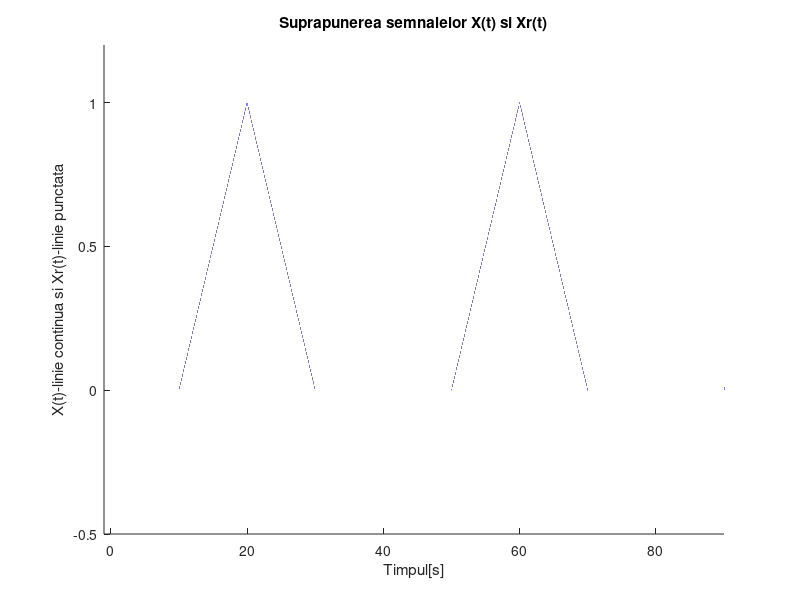
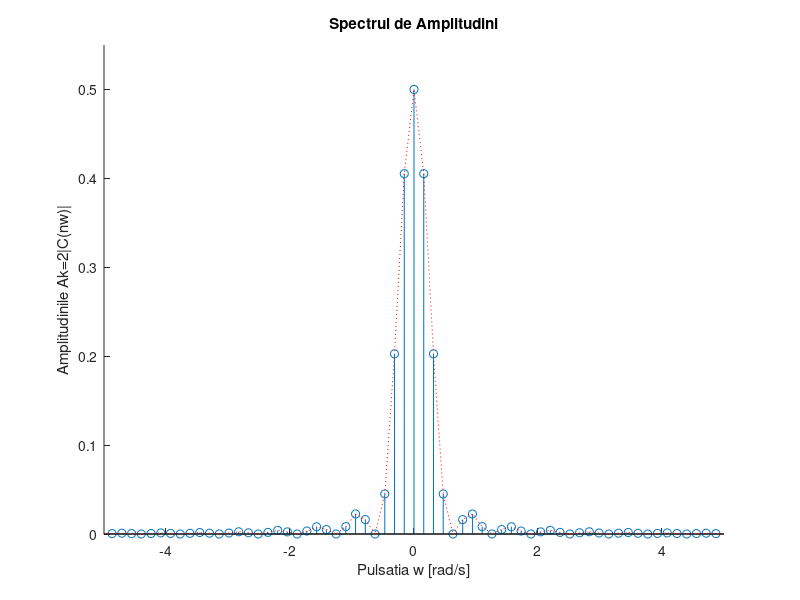

Reproduce these figures in MATLAB, in order.
clc 
T=40;
f=1/T;
w=2*pi*f;
t = 0:0.0001:12*T;
N=50;
C = zeros(1,2*N+1);
x=(sawtooth(w*t,0.5)+abs(sawtooth(w*t,0.5)))/2;
%semnal triunghiular simetric monoredresat de perioada pricipala T=48s 
for n = -N:N
    C(n+N+1) = 1/T * integral(@(t)(1/2*sawtooth(w*t,0.5)+1/2*abs(sawtooth(w*t,0.5))).*exp(-1j*n*w*t),0,T) ;
    %calculul propriu-zis al coeficientiilor cu formula analitica
    re = real(C(n+N+1));
    im = imag(C(n+N+1));
    if abs(re)<10^-10
        re = 0;
     end
    if abs(im)<10^-10
        im = 0;
    end
    %daca partea reala sau imaginara a unui coeficient este extrem de mica
    %atunci o voi neglija
    C(n+N+1) = re+1j*im ;
    %ca index intr-un vector nu pot avea valori negative de aceea indexul
    %fiecarui element din vector este cu 51 mai mare ca indexul teoretic ai
    %coeficientului, exemplu:C(-50)|teoretic=C(1)|in program, insa acest
    %lucru nu modifica valorile coeficientiilor si functionalitatea
    %programului
end
xr = 0;
for n = -N:N
    xr = xr + C(n+N+1)*exp(1j*n*w*t) ;
end
%am recostruit semnalul initial
figure(1);
hold on
plot(t,real(xr),':r',t,imag(xr),':r');%reprezentarea semnalului reconstruit
plot(t,x);%reprezentarea semnalului initial
axis([-1 90 -0.5 1.2])%delimitarea axelor de coordonate
xlabel('Timpul[s]');
ylabel('X(t)-linie continua si Xr(t)-linie punctata');
title('Suprapunerea semnalelor X(t) si Xr(t)')
%semnalul triunghiular se poate aproxima cu mai putine componente
% si astfel diferenta dintre x si xr este aproape inexistenta
hold off
%prin hold on/off pot reprezenta mai multe grafice in acelasi figura
figure(2);
hold on
stem((-N:N)*w,2*abs(C));
%functia stem este utilizata pentru reprezentarea functilor sau a
%seturi de date cu valori discrete
plot((-N:N)*w,2*abs(C),':r');%infasuratoarea realizate din segmente de dreapta
xlabel('Pulsatia w [rad/s]');
ylabel('Amplitudinile Ak=2|C(nw)|');
axis([-5 5 0 0.55])% delimitarea axelor de coordonate
title('Spectrul de Amplitudini');
hold off
